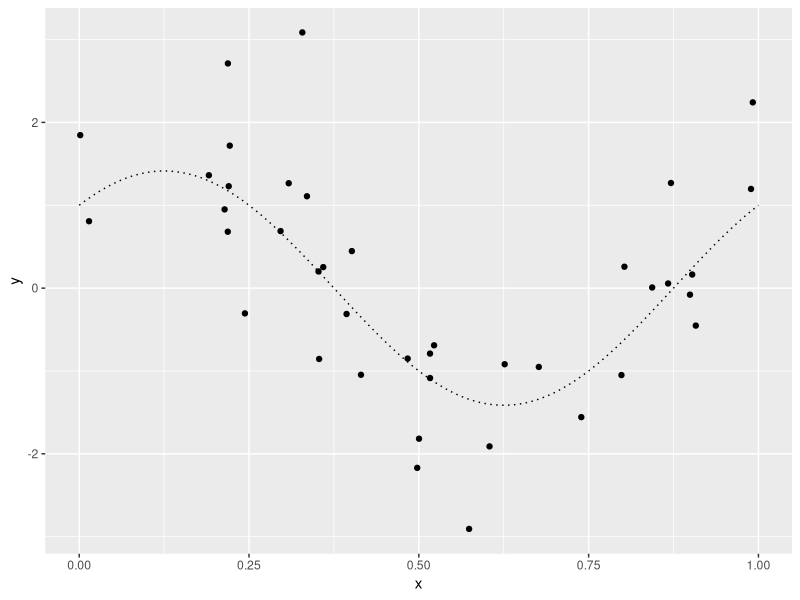

Write the R code that produced this figure. (Note: this script raises an error after producing the figure.)
## ---- chunk 1
library(knitr)
library(ggplot2)
library(dplyr)
library(tidyr)
options(digits=2)
## ---- chunk 2
f <- function(x){
  sin(2*pi*x) + cos(2*pi*x) 
}
simular  <- function(n_muestra, sd){
  x <- runif(n_muestra, 0, 1) 
  y <- f(x) + rnorm(length(x), mean = 0, sd = sd_mod)
  data.frame(x, y)
}
set.seed(2802) 
sd_mod <- 0.8
n_entrena <- 40
datos <- simular(n_entrena, sd_mod)
datos
## ---- chunk 3
x_plot <- seq(0,1,0.01)
y_plot <- f(x_plot)
ggplot(datos, aes(x=x, y=y), colour='red')+
  geom_point() +
  annotate("line", x=x_plot, y=y_plot, linetype="dotted")
## ---- chunk 4
ajuste_mod <- function(datos, m){
  lm(y ~ poly(x, degree=m), data = datos) 
}
modelos <- lapply(1:9, function(i) ajuste_mod(datos, i))
datos_graf_lista <- lapply(1:9, function(i){
   df <- data.frame(grado = i,  x=x_plot , 
        prediccion = predict(modelos[[i]], newdata = data.frame(x=x_plot)),
        esperado = y_plot)
    df   
})
datos_graf <- rbind_all(datos_graf_lista)

dat <- datos_graf %>% gather(variable, valor, prediccion:esperado)
ggplot(dat, aes(x=x, y=valor, linetype=variable )) + 
    geom_line() +
    facet_wrap(~grado) + 
    ylim(c(-3,3)) + 
    annotate("point",x=datos$x, y=datos$y, colour="black")
## ---- chunk 5

datos_graf_lista <- function(){
  datos <- simular(n_entrena, sd_mod)
  modelos <- lapply(1:9, function(i) ajuste_mod(datos, i))
  salida <- lapply(1:9, function(i){
    df <- data.frame(grado = i,  x=x_plot , 
        prediccion = predict(modelos[[i]], newdata = data.frame(x=x_plot)),
        esperado = y_plot)
    df   
  })
  salida}

datos_graf <- lapply(1:5, function(i) { 
  dat <- rbind_all(datos_graf_lista())
  dat$rep <- i
  dat
  }) %>% rbind_all

dat <- datos_graf %>% gather(variable, valor, prediccion:esperado)
ggplot(dat, 
       aes(x=x, y=valor,  linetype = variable, colour=variable,
           group=interaction(rep, grado, variable) )) + 
    geom_line(alpha=1) +
    facet_wrap(~grado) + 
    ylim(c(-3,3)) 
## ---- chunk 6
# muestra de prueba fija.
x_0 <- c(0.2, 0.6, 0.9)
simular_y <- function(x, sd_mod){
  y <- f(x) + rnorm(length(x), mean = 0, sd = sd_mod)
  y
}
set.seed(7205)
salida_sim_lista <- lapply(1:2000, function(i){
    # simular muestra de entrenamiento
    datos <- simular(n_muestra = n_entrena, sd_mod)
    # ajustar polinomios
    preds <- lapply(1:9, function(m){
            mod <- lm(y ~ poly(x, degree=m), data = datos)
            data.frame(grado = m, x = x_0, f = f(x_0), 
                       y = simular_y(x_0, sd_mod),
                       preds = predict(mod, data.frame(x=x_0)))
    })
    df <- rbind_all(preds)
    df$rep <- i
    df
})
salida_sim <- rbind_all(salida_sim_lista)
## ---- chunk 7
head(salida_sim)
## ---- chunk 8
salida <- salida_sim %>% group_by(grado, x, f) %>%
  summarise(media = mean(preds), varianza = var(preds), epe = mean((y-preds)^2)) %>%
  mutate(sesgo2 = (f-media)^2)
salida_v <- salida %>% select(grado, x, varianza:sesgo2) %>%
  gather(componente, valor, varianza:sesgo2)
ggplot(filter(salida_v, grado <= 8), 
       aes(x=grado, y=valor, colour=componente )) +
  geom_point(size=3) +  facet_wrap(~x) + geom_line(size=1.1)  
## ---- chunk 9
salida$diff <- salida$epe - (salida$sesgo2 + salida$varianza)
salida %>% 
  filter(grado <= 8) %>%
  group_by(grado, x) %>%
  summarise(media_diff=mean(diff), media_epe = mean(epe)) %>% print(n=100)
sd_mod^2
